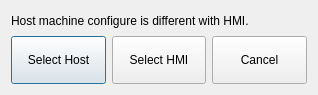
<?xml version="1.0" encoding="UTF-8"?>
<ui version="4.0">
 <class>ICHostComparePage</class>
 <widget class="QDialog" name="ICHostComparePage">
  <property name="geometry">
   <rect>
    <x>0</x>
    <y>0</y>
    <width>318</width>
    <height>95</height>
   </rect>
  </property>
  <property name="windowTitle">
   <string>Dialog</string>
  </property>
  <layout class="QVBoxLayout" name="verticalLayout">
   <item>
    <widget class="QLabel" name="label">
     <property name="text">
      <string>Host machine configure is different with HMI.</string>
     </property>
    </widget>
   </item>
   <item>
    <layout class="QHBoxLayout" name="horizontalLayout">
     <item>
      <widget class="QPushButton" name="hostBtn">
       <property name="minimumSize">
        <size>
         <width>0</width>
         <height>48</height>
        </size>
       </property>
       <property name="text">
        <string>Select Host</string>
       </property>
      </widget>
     </item>
     <item>
      <widget class="QPushButton" name="hmiBtn">
       <property name="minimumSize">
        <size>
         <width>0</width>
         <height>48</height>
        </size>
       </property>
       <property name="text">
        <string>Select HMI</string>
       </property>
      </widget>
     </item>
     <item>
      <widget class="QPushButton" name="cancelBtn">
       <property name="minimumSize">
        <size>
         <width>0</width>
         <height>48</height>
        </size>
       </property>
       <property name="text">
        <string>Cancel</string>
       </property>
      </widget>
     </item>
    </layout>
   </item>
  </layout>
 </widget>
 <resources/>
 <connections/>
</ui>
